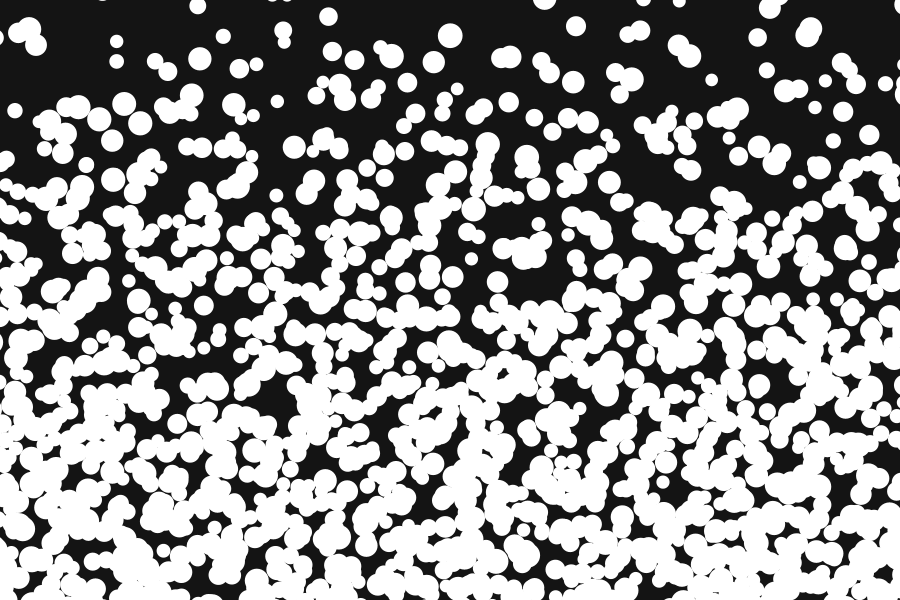
Frame 1 (no input)
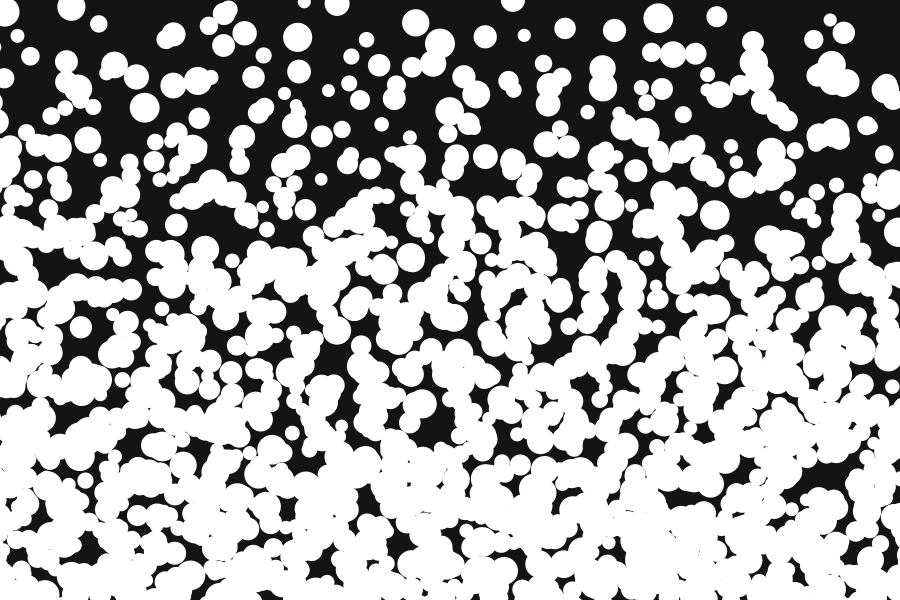
Frame 60 (the mouse pressed at the canvas centre just before this capture)
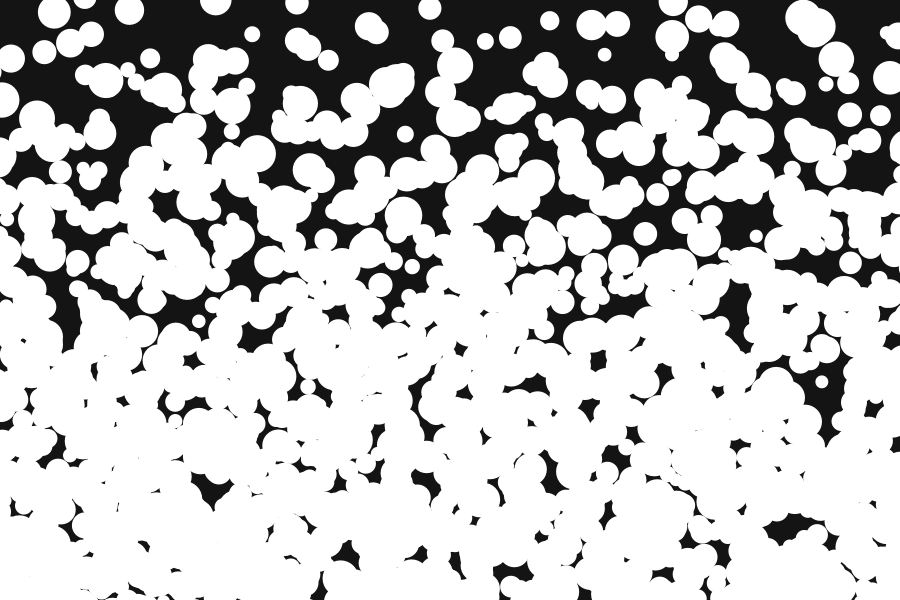
Frame 120 (the mouse held since frame 60 and released just before this capture)

The Processing sketch that drew these frames (run headless with seeded random() and noise(); from frame 60 on, the mouse is pressed at the canvas centre):

// Processing sketch: processing_138735
// ── processing_138735.pde

float i=0, j=0;
float biggness=50;
float frames2=0;
//float[] randoms = new float[500];
float k=0;
float ran;
void setup(){
//  background(20);
  size(900,600);
  noStroke();
/*  for(i=0;i<500;i++){ //x
    randoms[i]=random(360);
    
  } */
}

void draw(){

  frames2++;
  if(frames2>=440){
    frames2=0;
  }
  if(frames2%20==1){
    background(20);
    for(j=0;j<height/biggness+2;j+=1){ //y
      for(i=0;i<width/biggness+1;i+=1){ //x
        while(k<j){
          ran=random(biggness/4+frames2/8);
          ellipse(i*biggness-biggness/2+random(biggness),j*biggness-biggness/2+random(biggness)-biggness,biggness/4+ran,biggness/4+ran);
          k++;
        }
        k=0;
      } 
    }
  }
}
